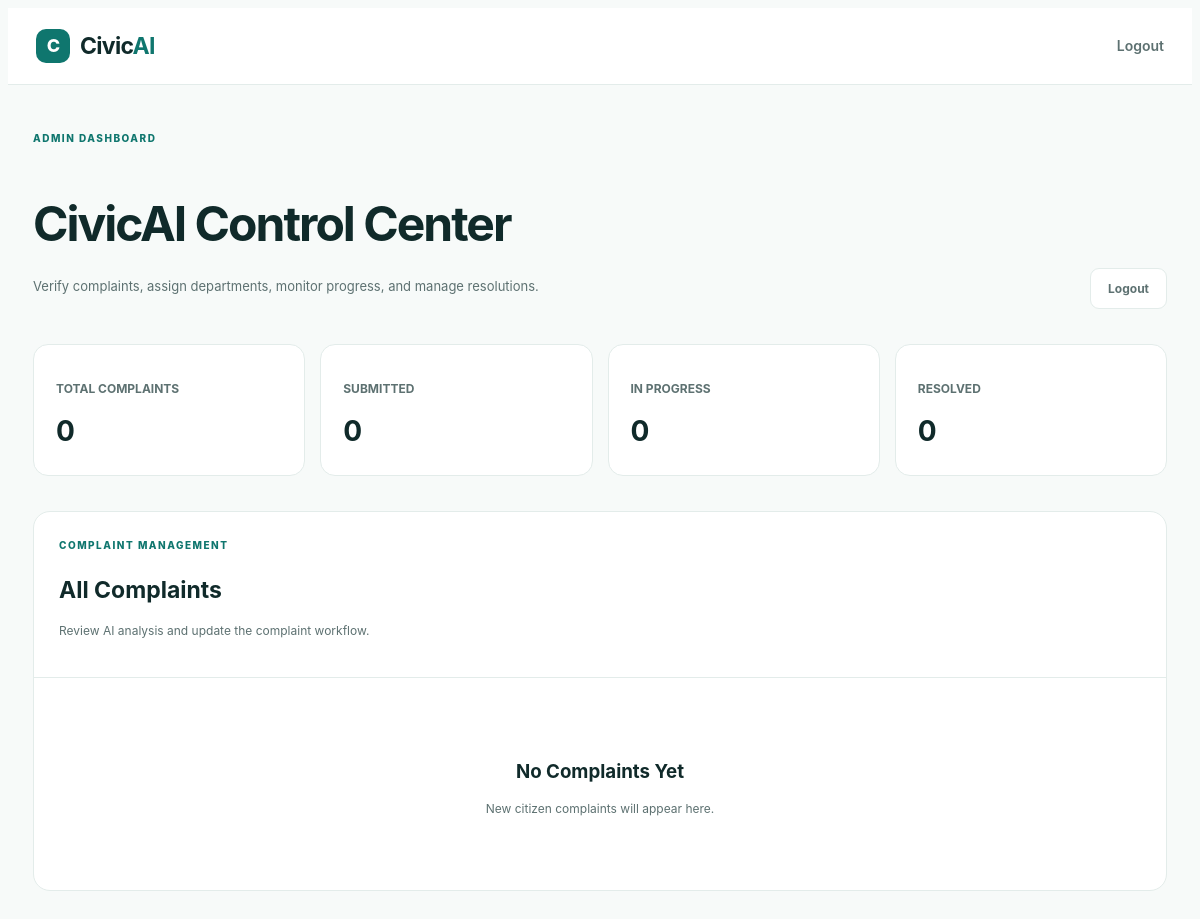
The page /admin-dashboard (signed in) on the database as committed earlier.
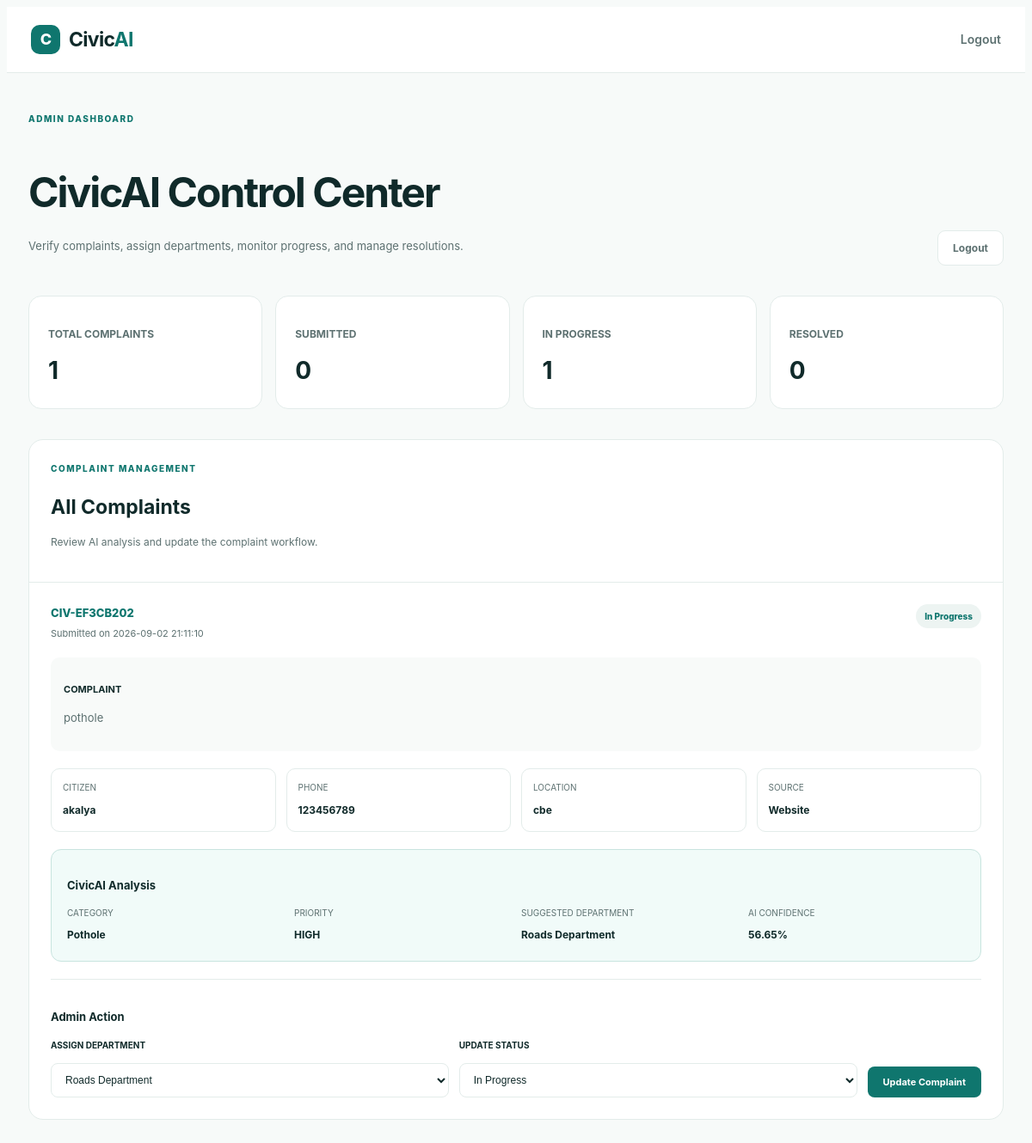
The same page on the database as committed later.
### tables this page shows
CREATE TABLE complaints (

            id INTEGER PRIMARY KEY AUTOINCREMENT,

            complaint_id TEXT UNIQUE,

            citizen_name TEXT,

            phone TEXT,

            description TEXT,

            category TEXT,

            priority TEXT,

            department TEXT,

            location TEXT,

            status TEXT,

            source TEXT,

            created_at TEXT,

            sla_deadline TEXT,

            ai_confidence REAL,

            image_path TEXT

        );

### app.py (the view)
@app.route("/admin-dashboard")
def admin_dashboard():
    if session.get("role") != "admin":
        return redirect(url_for("login"))
    connection = get_db_connection()
    complaints = connection.execute(
        """
        SELECT *
        FROM complaints
        ORDER BY id DESC
        """
    ).fetchall()
    connection.close()
    return render_template(
        "admin_dashboard.html",
        complaints=complaints
    )

### app.py (called while the page is built)
def get_db_connection():
    connection = sqlite3.connect(DATABASE)
    connection.row_factory = sqlite3.Row
    return connection

### templates/admin_dashboard.html (shortened to what this page needs)
<!DOCTYPE html>
<html lang="en">
<head>
    <link rel="stylesheet"
          href="{{ url_for('static', filename='css/style.css') }}">
</head>
<body>
<header class="navbar">
    <div class="nav-container">
        <a href="/admin-dashboard" class="logo">
            <div class="logo-icon">
                C
            </div>
            <span>
                Civic<span class="logo-ai">AI</span>
            </span>
        </a>
        <div class="nav-actions">
            <a href="/logout" class="track-link">
                Logout
            </a>
        </div>
    </div>
</header>
<main class="admin-page">
    <div class="admin-container">
        <section class="admin-header">
            <div>
                <div class="section-label">
                    ADMIN DASHBOARD
                </div>
                <h1>
                    CivicAI Control Center
                </h1>
                <p>
                    Verify complaints, assign departments,
                    monitor progress, and manage resolutions.
                </p>
            </div>
            <a href="/logout" class="logout-button">
                Logout
            </a>
        </section>
        <section class="stats-grid">
            <div class="stat-card">
                <h3>
                    TOTAL COMPLAINTS
                </h3>
                <strong>
                    {{ complaints|length }}
                </strong>
            </div>
            <div class="stat-card">
                <h3>
                    SUBMITTED
                </h3>
                <strong>
                    {{ complaints|selectattr("status", "equalto", "Submitted")|list|length }}
                </strong>
            </div>
            <div class="stat-card">
                <h3>
                    IN PROGRESS
                </h3>
                <strong>
                    {{ complaints|selectattr("status", "equalto", "In Progress")|list|length }}
                </strong>
            </div>
            <div class="stat-card">
                <h3>
                    RESOLVED
                </h3>
                <strong>
                    {{ complaints|selectattr("status", "equalto", "Resolved")|list|length }}
                </strong>
            </div>
        </section>
        <section class="complaints-section">
            <div class="section-top">
                <div class="section-label">
                    COMPLAINT MANAGEMENT
                </div>
                <h2>
                    All Complaints
                </h2>
                <p>
                    Review AI analysis and update the complaint workflow.
                </p>
            </div>
            <div class="complaint-list">
                {% if complaints %}
                    {% for complaint in complaints %}
                    <article class="complaint-card">
                        <div class="complaint-top">
                            <div>
                                <div class="complaint-id">
                                    {{ complaint["complaint_id"] }}
                                </div>
                                <div class="complaint-date">
                                    Submitted on {{ complaint["created_at"] }}
                                </div>
                            </div>
                            <div class="status">
                                {{ complaint["status"] }}
                            </div>
                        </div>
                        <div class="complaint-description">
                            <h4>
                                COMPLAINT
                            </h4>
                            <p>
                                {{ complaint["description"] }}
                            </p>
                        </div>
                        <div class="complaint-details">
                            <div class="detail-box">
                                <span>
                                    CITIZEN
                                </span>
                                <strong>
                                    {{ complaint["citizen_name"] }}
                                </strong>
                            </div>
                            <div class="detail-box">
                                <span>
                                    PHONE
                                </span>
                                <strong>
                                    {{ complaint["phone"] or "Not provided" }}
                                </strong>
                            </div>
                            <div class="detail-box">
                                <span>
                                    LOCATION
                                </span>
                                <strong>
                                    {{ complaint["location"] }}
                                </strong>
                            </div>
                            <div class="detail-box">
                                <span>
                                    SOURCE
                                </span>
                                <strong>
                                    {{ complaint["source"] }}
                                </strong>
                            </div>
                        </div>
                        <div class="ai-section">
                            <h3>
                                CivicAI Analysis
                            </h3>
                            <div class="ai-details">
                                <div class="ai-box">
                                    <span>
                                        CATEGORY
                                    </span>
                                    <strong>
                                        {{ complaint["category"] }}
                                    </strong>
                                </div>
                                <div class="ai-box">
                                    <span>
                                        PRIORITY
                                    </span>
                                    <strong>
                                        {{ complaint["priority"] }}
                                    </strong>
                                </div>
                                <div class="ai-box">
                                    <span>
                                        SUGGESTED DEPARTMENT
                                    </span>
                                    <strong>
                                        {{ complaint["department"] }}
                                    </strong>
                                </div>
                                <div class="ai-box">
                                    <span>
                                        AI CONFIDENCE
                                    </span>
                                    <strong>
                                        {{ complaint["ai_confidence"] }}%
                                    </strong>
                                </div>
                            </div>
                        </div>
                        <div class="admin-actions">
                            <h3>
                                Admin Action
                            </h3>
                            <form
                                class="update-form"
                                action="{{ url_for('update_complaint', complaint_id=complaint['id']) }}"
                                method="POST">
                                <div class="form-group">
                                    <label>
                                        ASSIGN DEPARTMENT
                                    </label>
                                    <select name="department">
                                        <option
                                            value="Roads Department"
                                            {% if complaint["department"] == "Roads Department" %}selected{% endif %}>
                                            Roads Department
                                        </option>
                                    </select>
                                </div>
                                <div class="form-group">
                                    <label>
                                        UPDATE STATUS
                                    </label>
                                    <select name="status">
                                        <option
                                            value="In Progress"
                                            {% if complaint["status"] == "In Progress" %}selected{% endif %}>
                                            In Progress
                                        </option>
                                    </select>
                                </div>
                                <button
                                    type="submit"
                                    class="update-button">
                                    Update Complaint
                                </button>
                            </form>
                        </div>
                    </article>
                    {% endfor %}
                {% else %}
                    <div class="no-complaints">
                        <h3>
                            No Complaints Yet
                        </h3>
                        <p>
                            New citizen complaints will appear here.
                        </p>
                    </div>
                {% endif %}
            </div>
        </section>
    </div>
</main>
</body>
</html>

### static/css/style.css (style rules this page uses)
:root { --primary: #0f766e; --primary-dark: #115e59; --primary-light: #ccfbf1; --text: #102a2a; --text-light: #5d7171; --background: #f7faf9; --white: #ffffff; --border: #e3ecea; --danger: #dc5a5a; --warning: #d99832; --success: #26966f; --shadow: 0 20px 50px rgba(15, 42, 42, 0.08); }
html { scroll-behavior: smooth; }
body { font-family: Inter, -apple-system, BlinkMacSystemFont, "Segoe UI", Roboto, Arial, sans-serif; background: var(--background); color: var(--text); line-height: 1.6; }
a { text-decoration: none; color: inherit; }
button, input { font-family: inherit; }
.navbar { width: 100%; background: rgba(255, 255, 255, 0.92); border-bottom: 1px solid var(--border); position: sticky; top: 0; z-index: 1000; backdrop-filter: blur(15px); }
.nav-container { max-width: 1240px; margin: auto; height: 76px; display: flex; align-items: center; justify-content: space-between; padding: 0 28px; }
.logo { display: flex; align-items: center; gap: 10px; font-size: 23px; font-weight: 750; letter-spacing: -0.7px; }
.logo-icon { width: 34px; height: 34px; display: flex; align-items: center; justify-content: center; border-radius: 10px; background: var(--primary); color: white; font-weight: 800; font-size: 18px; }
.logo-ai { color: var(--primary); }
.nav-actions { display: flex; align-items: center; gap: 24px; }
.track-link { color: var(--text-light); font-size: 14px; font-weight: 600; }
.section-label { color: var(--primary); font-size: 10px; letter-spacing: 1.5px; font-weight: 800; margin-bottom: 13px; }
.form-group { display: flex; flex-direction: column; gap: 7px; }
.form-group label { font-size: 13px; font-weight: 650; color: var(--text); }
.form-group input, .form-group textarea, .form-group select { width: 100%; padding: 13px 14px; border: 1px solid var(--border); border-radius: 9px; background: #fbfdfc; color: var(--text); font-size: 14px; outline: none; transition: 0.2s ease; }

Rows that differ between the two databases and show on the page:
added complaints: complaint_id "CIV-EF3CB202", created_at "2026-09-02 21:11:10", status "In Progress", description "pothole", citizen_name "akalya", phone "123456789", location "cbe", source "Website", category "Pothole", priority "HIGH", department "Roads Department", ai_confidence "56.65"
Other text that changed with them:
{{ complaints|length }}: "0" → "1"
{{ complaints|selectattr("status", "equalto", "In Progress")|list|length }}: "0" → "1"
text no longer shown: "No Complaints Yet New citizen complaints will appear here."
